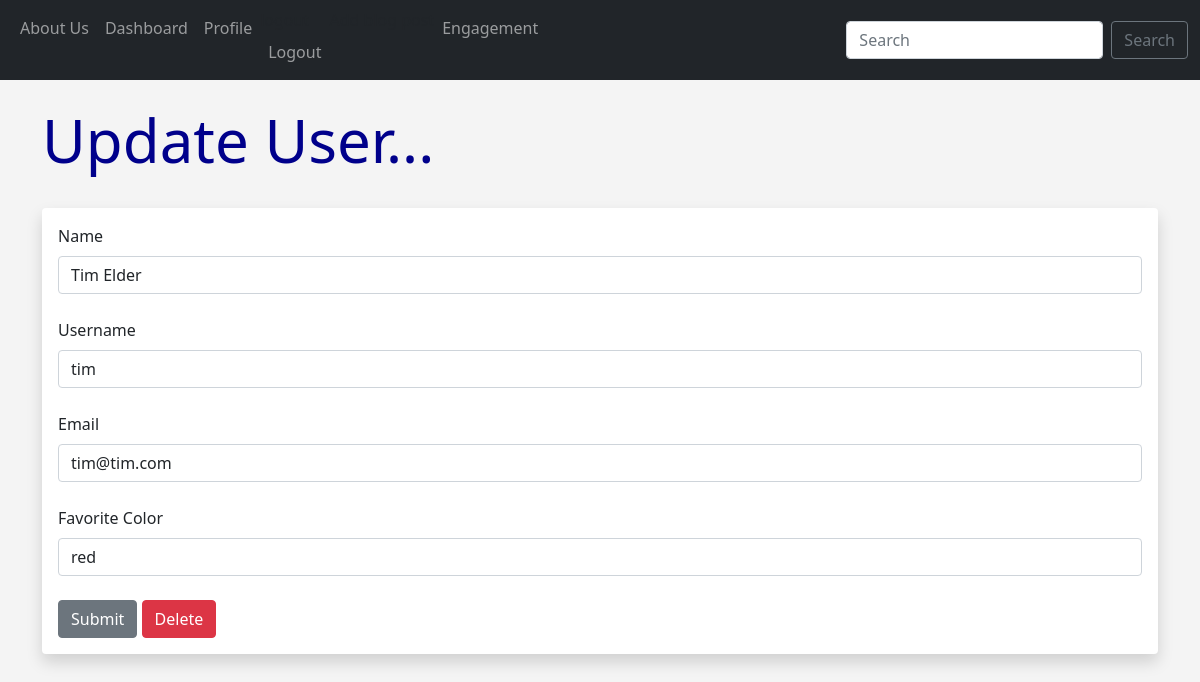
Screenshot of /update/2 (signed in) with the database file from the repository.
### app.py (models this page shows, shortened)
class Users(db.Model, UserMixin):
    id = db.Column(db.Integer, primary_key=True)
    username = db.Column(db.String(20), nullable=False, unique=True)
    name = db.Column(db.String(200), nullable=False)
    email = db.Column(db.String(120), nullable=False, unique=True)
    favorite_color = db.Column(db.String(120))
    about_author = db.Column(db.Text(), nullable=True)
    date_added = db.Column(db.DateTime, default=datetime.utcnow)
    profile_pic = db.Column(db.String(), nullable=True)
    role_id = db.Column(db.Integer, nullable=True, default=3)
    password_hash = db.Column(db.String(128))
    @property
    def password(self):
        raise AttributeError('password is not a readable attribute!')

### app.py (the view)
@app.route('/update/<int:id>', methods=['GET', 'POST'])
@login_required
def update(id):
    form = UserForm()
    name_to_update = Users.query.get_or_404(id)
    if request.method == "POST":
        name_to_update.name = request.form['name']
        name_to_update.email = request.form['email']
        name_to_update.favorite_color = request.form['favorite_color']
        name_to_update.username = request.form['username']
        try:
            db.session.commit()
            flash("User Updated Successfully!")
            return render_template("update.html",
                                   form=form,
                                   name_to_update=name_to_update, id=id)
        except:
            flash("Error!  Looks like there was a problem...try again!")
            return render_template("update.html",
                                   form=form,
                                   name_to_update=name_to_update,
                                   id=id)
    else:
        return render_template("update.html",
                               form=form,
                               name_to_update=name_to_update,
                               id=id)

### webforms.py
class UserForm(FlaskForm):
    name = StringField("Name", validators=[DataRequired()])
    username = StringField("Username", validators=[DataRequired()])
    email = StringField("Email", validators=[DataRequired()])
    favorite_color = StringField("Favorite Color")
    about_author = TextAreaField("About Author")
    role_name = StringField("Role Name", validators=[DataRequired()])
    password_hash = PasswordField('Password', validators=[DataRequired(),
                                                          EqualTo('password_hash2', message='Passwords Must Match!')])
    password_hash2 = PasswordField('Confirm Password', validators=[DataRequired()])
    profile_pic = FileField("Profile Pic")
    submit = SubmitField("Submit")

class SearchForm(FlaskForm):
    searched = StringField("Searched")
    submit = SubmitField("Submit")

### app.py (called while the page is built)
@login_manager.user_loader
def load_user(user_id):
    return Users.query.get(int(user_id))

@app.context_processor
def base():
    form = SearchForm()
    return dict(form=form)

### templates/update.html (shortened to what this page needs)
{% extends 'base.html' %}
{% block content %}
{% if id == current_user.id %}
	<h1>Update User...</h1>
	<br/>
<div class="shadow p-3 mb-5 bg-body rounded">
	<form action="/update/{{ name_to_update.id }}" method="POST">
		{{ form.name.label(class="form-label") }}
		{{ form.name(class="form-control", value=name_to_update.name) }}
		<br/>
		{{ form.username.label(class="form-label") }}
		{{ form.username(class="form-control", value=name_to_update.username) }}
		<br/>
		{{ form.email.label(class="form-label") }}
		{{ form.email(class="form-control", value=name_to_update.email) }}
		<br/>
		{{ form.favorite_color.label(class="form-label") }}
		{{ form.favorite_color(class="form-control", value=name_to_update.favorite_color) }}
		<br/>
		{{ form.submit(class="btn btn-secondary") }}
		<a href="{{ url_for('update', id=id)}}" class="btn btn-danger">Delete</a>
	</form>
</div>
<br/><br/><br/>
{% endif %}
{% endblock %}

### static/css/style.css (style rules this page uses)
h1 { color: darkblue; font-size:60px; }
body { background: #f4f4f4; }

### rows the page displays
Users: name "Tim Elder", username "tim", email "tim@tim.com", favorite_color "red"
